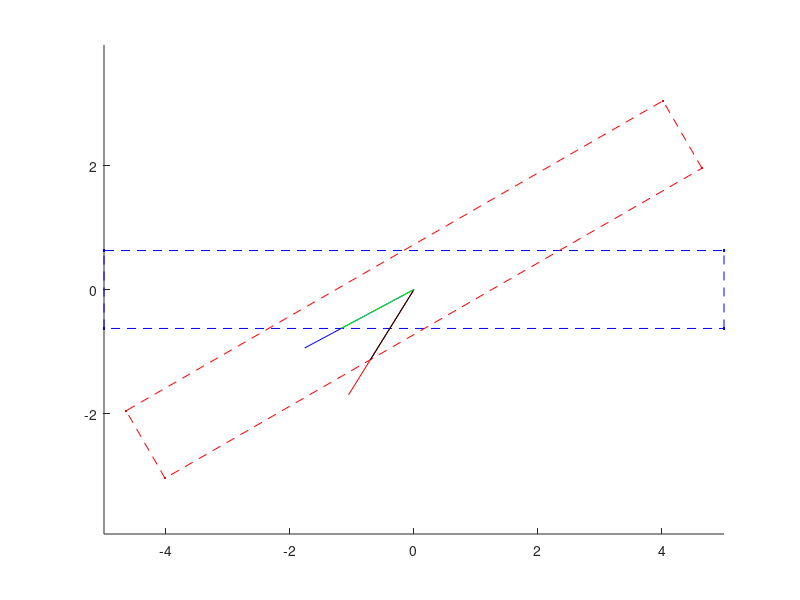

Recreate this plot in MATLAB.
clear all;
close all;
%rng(6);
u = randn(1,2);
u = 2*u/norm(u);
%u = [43.8523   11.2120];

uThetaMax = pi/10;
uVMax = 5;
box = [];
theta = pi/6;
v = 2;
%theta = 2.7394;
%v = 0.0085;

R = [cos(theta) -sin(theta); sin(theta) cos(theta)];
lims = [uVMax, v*uThetaMax]';
verts = diag(lims) * [1 1 -1 -1 1;-1 1 1 -1 -1];
verts2 = R * verts;
figure();
hold on;
plot(verts(1,:),verts(2,:),'b.--');
plot(verts2(1,:),verts2(2,:), 'r.--');
% projection
ur = inv(R)*u';
absUr = abs(ur);
mins = min(absUr, lims);
cutter_dim = (absUr(2)/absUr(1) > lims(2)/lims(1))+1;
cutter_dim = cutter_dim(1);
t = mins(cutter_dim)/absUr(cutter_dim);
ur_proj = ur*t;
u_proj =  R*ur_proj;
%urThresholded = max(ur,[uVmax, uThetaMax])
plot([0,u(1)],[0,u(2)],'r');
plot([0,u_proj(1)],[0,u_proj(2)],'k');
plot([0,ur(1)],[0,ur(2)],'b');
plot([0,ur_proj(1)],[0,ur_proj(2)],'g');

axis equal

%% function definition
